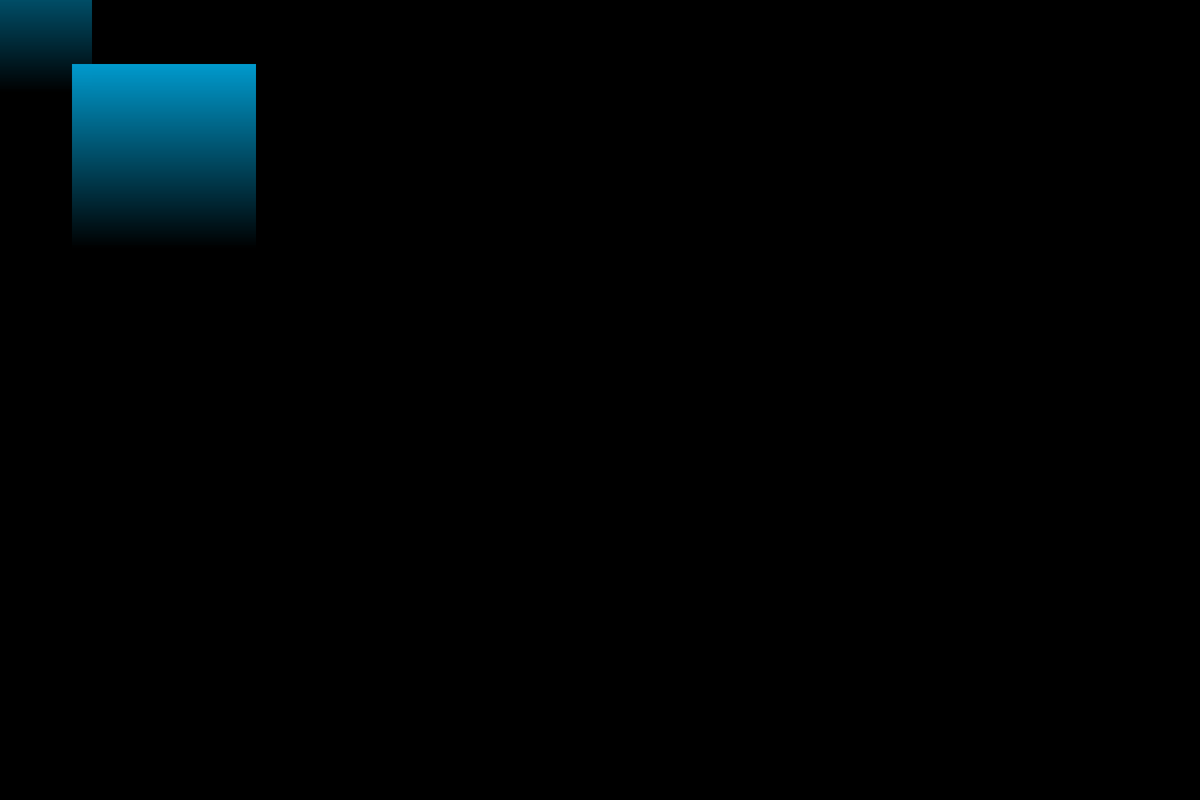
Frame 1 (no input)
Frame 60 (no input): identical to frame 1, image omitted
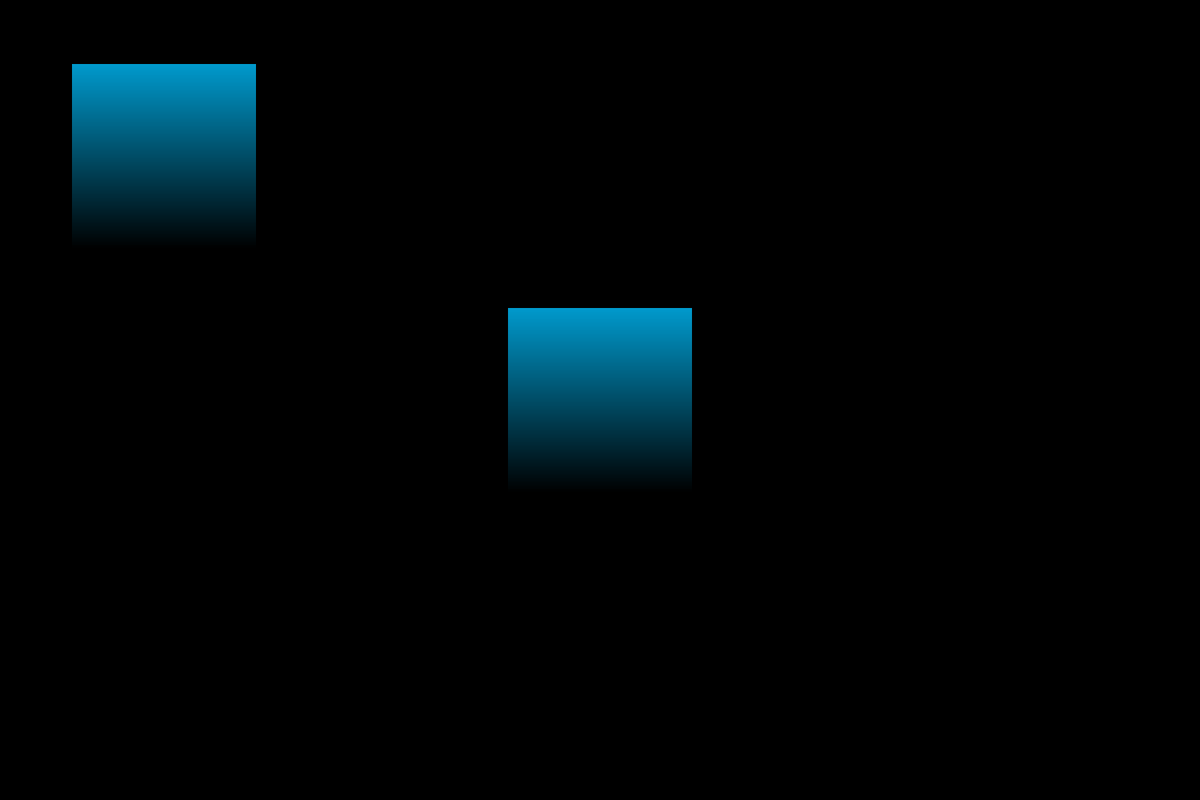
Frame 120 (the mouse pressed at the canvas centre since frame 60)

The p5.js sketch that drew these frames (run headless with seeded random() and noise() and a simulated clock; from frame 60 on, the mouse is pressed at the canvas centre):

// p5.js sketch
// ── sketch.js
var img;  // Declare variable 'img'.

function setup() {
  createCanvas(1500, 1000);
  img = createImage(230, 230);
  img.loadPixels();
  for(var x = 0; x < img.width; x++) {
    for(var y = 0; y < img.height; y++) {
      var a = map(y, 0, img.height, 255, 0);
      img.set(x, y, [0, 153, 204, a]);
    }
  }
  img.updatePixels();
}

function draw() {
  background(0);
  image(img, 90, 80);
  image(img, mouseX-img.width/2, mouseY-img.height/2);
}

// ── face.html
<!DOCTYPE html>
<html>
<head>
<meta name="viewport" content="width=device-width, initial-scale=1">
<style>
* {
    box-sizing: border-box;
}

body {
    margin: 0;
    font-family: Arial;
    font-size: 17px;
}

#myVideo {
    position: fixed;
    right: 0;
    bottom: 0;
    min-width: 100%;
    min-height: 100%;
}

.content {
    position: fixed;
    bottom: 0;
    background: rgba(0, 0, 0, 0.5);
    color: #f1f1f1;
    width: 100%;
    padding: 20px;
}

#myBtn {
    width: 200px;
    font-size: 18px;
    padding: 10px;
    border: none;
    background: #000;
    color: #fff;
    cursor: pointer;
}

#myBtn:hover {
    background: #ddd;
    color: black;
}
</style>
</head>
<body>

<video autoplay loop id="myVideo">
  <source src="face.mp4" type="video/mp4">
  Your browser does not support HTML5 video.
</video>

<div class="content">

  <button id="myBtn" onclick="myFunction()">Pause</button>
</div>

<script>
var video = document.getElementById("myVideo");
var btn = document.getElementById("myBtn");

function myFunction() {
  if (video.paused) {
    video.play();
    btn.innerHTML = "Pause";
  } else {
    video.pause();
    btn.innerHTML = "Play";
  }
}
</script>

</body>
</html>

// ── page2.html
<!DOCTYPE html>
<html>

<head>
  <script type="text/javascript" src="sound-mouseover.js"></script>
  <meta charset="utf-8">
  <meta name="viewport" content="width=device-width, initial-scale=1">
  <title>Halloween</title> <!-- put your net art project title here -->
  <link rel="stylesheet" type="text/css" href="maintwo.css">
  <style>
    img:hover {
      animation: shake 0.5s;
      animation-iteration-count: infinite;
      display: block;
      margin-left: auto;
      margin-right: auto;
    }

    @keyframes shake {
      0% {
        transform: translate(1px, 1px) rotate(0deg);
      }

      10% {
        transform: translate(-1px, -2px) rotate(-1deg);
      }

      20% {
        transform: translate(-3px, 0px) rotate(1deg);
      }

      30% {
        transform: translate(3px, 2px) rotate(0deg);
      }

      40% {
        transform: translate(1px, -1px) rotate(1deg);
      }

      50% {
        transform: translate(-1px, 2px) rotate(-1deg);
      }

      60% {
        transform: translate(-3px, 1px) rotate(0deg);
      }

      70% {
        transform: translate(3px, 1px) rotate(-1deg);
      }

      80% {
        transform: translate(-1px, -1px) rotate(1deg);
      }

      90% {
        transform: translate(1px, 2px) rotate(0deg);
      }

      100% {
        transform: translate(1px, -2px) rotate(-1deg);
      }
    }
  </style>
</head>

<body>

  <body style="background-color:purple;">



    <a>
      <href="about.htm" onmouseover="playclip();">
        <a href="#"><img src="mms.png"></a>
        <a href="/project3/page2/pagethree.html"><img src="hand.png"></a>
        <a href=""><img src="bat.png"></a>
        <a href="/project3/page2/face.html"><img src="kitkat.png"></a>
        <a href="#"><img src="RIP.png"></a>

    </a>

    <audio>
      <source src="click.mp3">
      <source src="click.ogg">
    </audio>
    <div id="sounddiv">
      <bgsound id="sound">
    </div>
  </body>

</html>

// ── pagethree.html
<!DOCTYPE html>
<html>
<head>
<meta name="viewport" content="width=device-width, initial-scale=1">
<style>
* {
    box-sizing: border-box;
}

body {
    margin: 0;
    font-family: Arial;
    font-size: 17px;
}

#myVideo {
    position: fixed;
    right: 0;
    bottom: 0;
    min-width: 100%;
    min-height: 100%;
}

.content {
    position: fixed;
    bottom: 0;
    background: rgba(0, 0, 0, 0.5);
    color: #f1f1f1;
    width: 100%;
    padding: 20px;
}

#myBtn {
    width: 200px;
    font-size: 18px;
    padding: 10px;
    border: none;
    background: #000;
    color: #fff;
    cursor: pointer;
}

#myBtn:hover {
    background: #ddd;
    color: black;
}
</style>
</head>
<body>

<video autoplay loop id="myVideo">
  <source src="pumpkin.mp4" type="video/mp4">
  Your browser does not support HTML5 video.
</video>

<div class="content">

  <button id="myBtn" onclick="myFunction()">Pause</button>
</div>

<script>
var video = document.getElementById("myVideo");
var btn = document.getElementById("myBtn");

function myFunction() {
  if (video.paused) {
    video.play();
    btn.innerHTML = "Pause";
  } else {
    video.pause();
    btn.innerHTML = "Play";
  }
}
</script>

</body>
</html>
